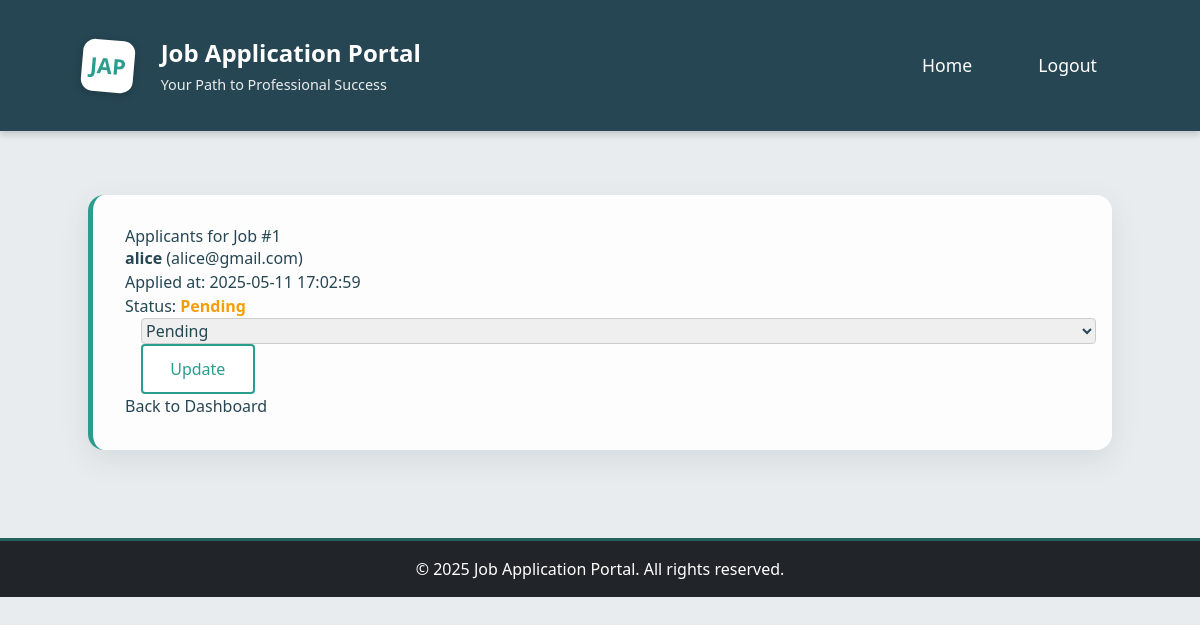
The app's page /employer/view_applicants.php?job_id=1 (signed in) with its own data.
### tables this page shows
CREATE TABLE IF NOT EXISTS applications (
    id INT AUTO_INCREMENT PRIMARY KEY,
    job_id INT NOT NULL,
    seeker_id INT NOT NULL,
    cv_file VARCHAR(255),
    status ENUM('pending', 'shortlisted', 'rejected') DEFAULT 'pending',
    applied_at TIMESTAMP DEFAULT CURRENT_TIMESTAMP,
    FOREIGN KEY (job_id) REFERENCES jobs(id) ON DELETE CASCADE,
    FOREIGN KEY (seeker_id) REFERENCES users(id) ON DELETE CASCADE
);

CREATE TABLE IF NOT EXISTS users (
    id INT AUTO_INCREMENT PRIMARY KEY,
    username VARCHAR(50) NOT NULL UNIQUE,
    email VARCHAR(100) NOT NULL UNIQUE,
    password VARCHAR(255) NOT NULL,
    role ENUM('jobseeker', 'employer') NOT NULL,
    created_at TIMESTAMP DEFAULT CURRENT_TIMESTAMP
);

### employer/view_applicants.php (the view, shortened to what this page needs)
<?php
include '../includes/header.php';
require_once '../config/db.php';
$job_id = isset($_GET['job_id']) ? intval($_GET['job_id']) : 0;
$stmt = $conn->prepare('SELECT a.*, u.username, u.email, f.filename FROM applications a JOIN users u ON a.seeker_id = u.id LEFT JOIN files f ON f.user_id = u.id WHERE a.job_id = ?');
$stmt->bind_param('i', $job_id);
$stmt->execute();
$applicants = $stmt->get_result();
?>
<div class="container">
    <h2>Applicants for Job #<?php echo $job_id; ?></h2>
    <ul>
    <?php while ($row = $applicants->fetch_assoc()):
        $status = $row['status'] ?? 'pending';
        $status_class = 'status-pending';
    ?>
        <li>
            <strong><?php echo htmlspecialchars($row['username']); ?></strong> (<?php echo htmlspecialchars($row['email']); ?>)
            <br>Applied at: <?php echo $row['applied_at']; ?>
            <br>Status: <span class="<?php echo $status_class; ?>"><?php echo ucfirst($status); ?></span>
            <form method="post" action="applicant_status.php" style="display:inline;margin-left:1em;">
                <select name="status">
                    <option value="pending" <?php if($status=='pending') echo 'selected'; ?>>Pending</option>
                </select>
                <button type="submit" class="btn-secondary">Update</button>
            </form>
        </li>
    <?php endwhile; ?>
    </ul>
    <a href="dashboard.php"><button>Back to Dashboard</button></a>
</div>
<?php include '../includes/footer.php'; ?>

### assets/css/style.css (style rules this page uses)
:root { --primary: #2a9d8f; --secondary: #e76f51; --accent: #f4a261; --success: #1b998b; --warning: #ffb703; --danger: #e63946; --dark: #264653; --light: #ffffff; --muted: #6d7a89; --bg-light: #f8f9fa; }
body { font-family: 'Segoe UI', Arial, sans-serif; margin: 0; color: #333; }
.custom-body-bg { background: #e9ecef; color: #264653; }
.container { max-width: 700px; margin: 2em auto; background: rgba(255, 255, 255, 0.92); padding: 2em; border-radius: 16px; box-shadow: 0 10px 30px rgba(38, 70, 83, 0.1); border-left: 5px solid var(--primary); }
input, select, textarea { width: 100%; padding: 0.7em; margin: 0.7em 0 1.2em 0; border-radius: 4px; border: 1px solid #ccc; font-size: 1em; }
button, .btn-primary, .btn-secondary { font-size: 1em; border-radius: 4px; padding: 0.7em 1.7em; border: none; cursor: pointer; transition: background 0.2s; }
button, .btn-primary { background-color: var(--primary); color: white; }
.btn-secondary { background: #fff; color: var(--primary); border: 2px solid var(--primary); margin-left: 1em; }
.status-pending { color: #f59e0b; font-weight: 600; }

### records on screen
applications: seeker.username "alice", seeker.email "alice@gmail.com", applied_at "2025-05-11 17:02:59", status "Pending"

### other values on screen
$job_id "1"
